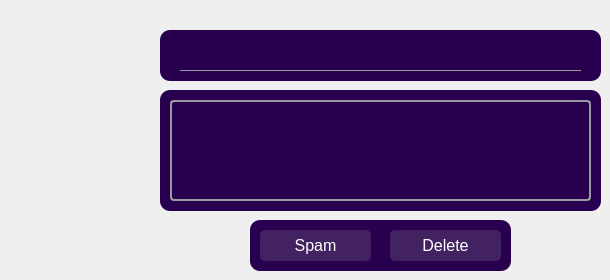
    <widget class="QWidget" name="pageHookSpammer">
     <widget class="QFrame" name="frameHS">
      <property name="geometry">
       <rect>
        <x>160</x>
        <y>30</y>
        <width>441</width>
        <height>51</height>
       </rect>
      </property>
      <property name="styleSheet">
       <string notr="true">QFrame {
    background-color: #28004F; /* Use an even darker shade of purple */
    border-radius: 10px;
}</string>
      </property>
      <property name="frameShape">
       <enum>QFrame::StyledPanel</enum>
      </property>
      <property name="frameShadow">
       <enum>QFrame::Raised</enum>
      </property>
      <widget class="QLineEdit" name="lineEditHS_Webhook">
       <property name="geometry">
        <rect>
         <x>20</x>
         <y>10</y>
         <width>401</width>
         <height>31</height>
        </rect>
       </property>
       <property name="styleSheet">
        <string notr="true">QLineEdit {
    border: none;            /* No border */
    background: transparent; /* Transparent background */
    color: #FFF;          /* White text color */
    border-bottom: 1px solid rgba(169, 169, 169, 0.9); /* Underline effect */
}
</string>
       </property>
      </widget>
     </widget>
     <widget class="QFrame" name="frameHS_3">
      <property name="geometry">
       <rect>
        <x>160</x>
        <y>90</y>
        <width>441</width>
        <height>121</height>
       </rect>
      </property>
      <property name="styleSheet">
       <string notr="true">QFrame {
    background-color: #28004F; /* Use an even darker shade of purple */
    border-radius: 10px;
}</string>
      </property>
      <property name="frameShape">
       <enum>QFrame::StyledPanel</enum>
      </property>
      <property name="frameShadow">
       <enum>QFrame::Raised</enum>
      </property>
      <widget class="QTextEdit" name="textEditHS_SpamMessage">
       <property name="geometry">
        <rect>
         <x>10</x>
         <y>10</y>
         <width>421</width>
         <height>101</height>
        </rect>
       </property>
       <property name="styleSheet">
        <string notr="true">QTextEdit {
    background: transparent; /* Transparent background */
    border: 2px solid rgba(169, 169, 169, 0.9); /* Border color &quot;#8677C3&quot; */
    border-radius: 4px; /* Rounded corners with a 10px radius */
    color: white;
}</string>
       </property>
      </widget>
     </widget>
     <widget class="QFrame" name="frameHS_2">
      <property name="geometry">
       <rect>
        <x>250</x>
        <y>220</y>
        <width>261</width>
        <height>51</height>
       </rect>
      </property>
      <property name="styleSheet">
       <string notr="true">QFrame {
    background-color: #28004F; /* Use an even darker shade of purple */
    border-radius: 10px;
}</string>
      </property>
      <property name="frameShape">
       <enum>QFrame::StyledPanel</enum>
      </property>
      <property name="frameShadow">
       <enum>QFrame::Raised</enum>
      </property>
      <widget class="QPushButton" name="pushButtonHS_StartDelete">
       <property name="geometry">
        <rect>
         <x>140</x>
         <y>10</y>
         <width>111</width>
         <height>31</height>
        </rect>
       </property>
       <property name="font">
        <font>
         <pointsize>12</pointsize>
        </font>
       </property>
       <property name="styleSheet">
        <string notr="true">QPushButton {
    border: none; /* No border */
    border-radius: 5px; /* Rounded corners */
    background: rgba(169, 169, 169, 0.2); /* Slightly transparent background */
    padding: 5px 10px;
    color: #FFFFFF; /* White text color */
    font-size: 12pt; /* Font size */
}

QPushButton:hover {
    background: rgba(169, 169, 169, 0.3); /* Light purple background on hover */
    color: #FFFFFF; /* White text color on hover */
}
</string>
       </property>
       <property name="text">
        <string>Delete</string>
       </property>
      </widget>
      <widget class="QPushButton" name="pushButtonHS_StartSpam">
       <property name="geometry">
        <rect>
         <x>10</x>
         <y>10</y>
         <width>111</width>
         <height>31</height>
        </rect>
       </property>
       <property name="font">
        <font>
         <pointsize>12</pointsize>
        </font>
       </property>
       <property name="styleSheet">
        <string notr="true">QPushButton {
    border: none; /* No border */
    border-radius: 5px; /* Rounded corners */
    background: rgba(169, 169, 169, 0.2); /* Slightly transparent background */
    padding: 5px 10px;
    color: #FFFFFF; /* White text color */
    font-size: 12pt; /* Font size */
}

QPushButton:hover {
    background: rgba(169, 169, 169, 0.3); /* Light purple background on hover */
    color: #FFFFFF; /* White text color on hover */
}
</string>
       </property>
       <property name="text">
        <string>Spam</string>
       </property>
      </widget>
     </widget>
    </widget>
